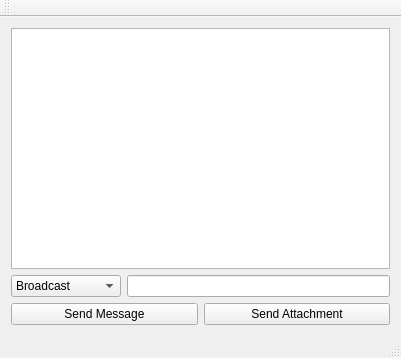
<?xml version="1.0" encoding="UTF-8"?>
<ui version="4.0">
 <class>MainWindow</class>
 <widget class="QMainWindow" name="MainWindow">
  <property name="geometry">
   <rect>
    <x>0</x>
    <y>0</y>
    <width>401</width>
    <height>358</height>
   </rect>
  </property>
  <property name="windowTitle">
   <string>QTCPServer</string>
  </property>
  <property name="styleSheet">
   <string notr="true"/>
  </property>
  <widget class="QWidget" name="centralWidget">
   <layout class="QGridLayout" name="gridLayout">
    <item row="0" column="0">
     <widget class="QTextBrowser" name="textBrowser_receivedMessages">
      <property name="styleSheet">
       <string notr="true"/>
      </property>
     </widget>
    </item>
    <item row="1" column="0">
     <layout class="QGridLayout" name="gridLayout_2">
      <item row="0" column="0" colspan="2">
       <layout class="QHBoxLayout" name="horizontalLayout">
        <item>
         <widget class="QComboBox" name="comboBox_receiver">
          <property name="minimumSize">
           <size>
            <width>110</width>
            <height>0</height>
           </size>
          </property>
          <item>
           <property name="text">
            <string>Broadcast</string>
           </property>
          </item>
         </widget>
        </item>
        <item>
         <widget class="QLineEdit" name="lineEdit_message">
          <property name="minimumSize">
           <size>
            <width>150</width>
            <height>0</height>
           </size>
          </property>
          <property name="styleSheet">
           <string notr="true"/>
          </property>
         </widget>
        </item>
       </layout>
      </item>
      <item row="1" column="1">
       <widget class="QPushButton" name="pushButton_sendAttachment">
        <property name="styleSheet">
         <string notr="true"/>
        </property>
        <property name="text">
         <string>Send Attachment</string>
        </property>
        <property name="flat">
         <bool>false</bool>
        </property>
       </widget>
      </item>
      <item row="1" column="0">
       <widget class="QPushButton" name="pushButton_sendMessage">
        <property name="minimumSize">
         <size>
          <width>0</width>
          <height>0</height>
         </size>
        </property>
        <property name="styleSheet">
         <string notr="true"/>
        </property>
        <property name="text">
         <string>Send Message</string>
        </property>
       </widget>
      </item>
     </layout>
    </item>
   </layout>
  </widget>
  <widget class="QMenuBar" name="menuBar">
   <property name="geometry">
    <rect>
     <x>0</x>
     <y>0</y>
     <width>401</width>
     <height>26</height>
    </rect>
   </property>
  </widget>
  <widget class="QToolBar" name="mainToolBar">
   <attribute name="toolBarArea">
    <enum>TopToolBarArea</enum>
   </attribute>
   <attribute name="toolBarBreak">
    <bool>false</bool>
   </attribute>
  </widget>
  <widget class="QStatusBar" name="statusBar"/>
 </widget>
 <layoutdefault spacing="6" margin="11"/>
 <resources/>
 <connections/>
</ui>
